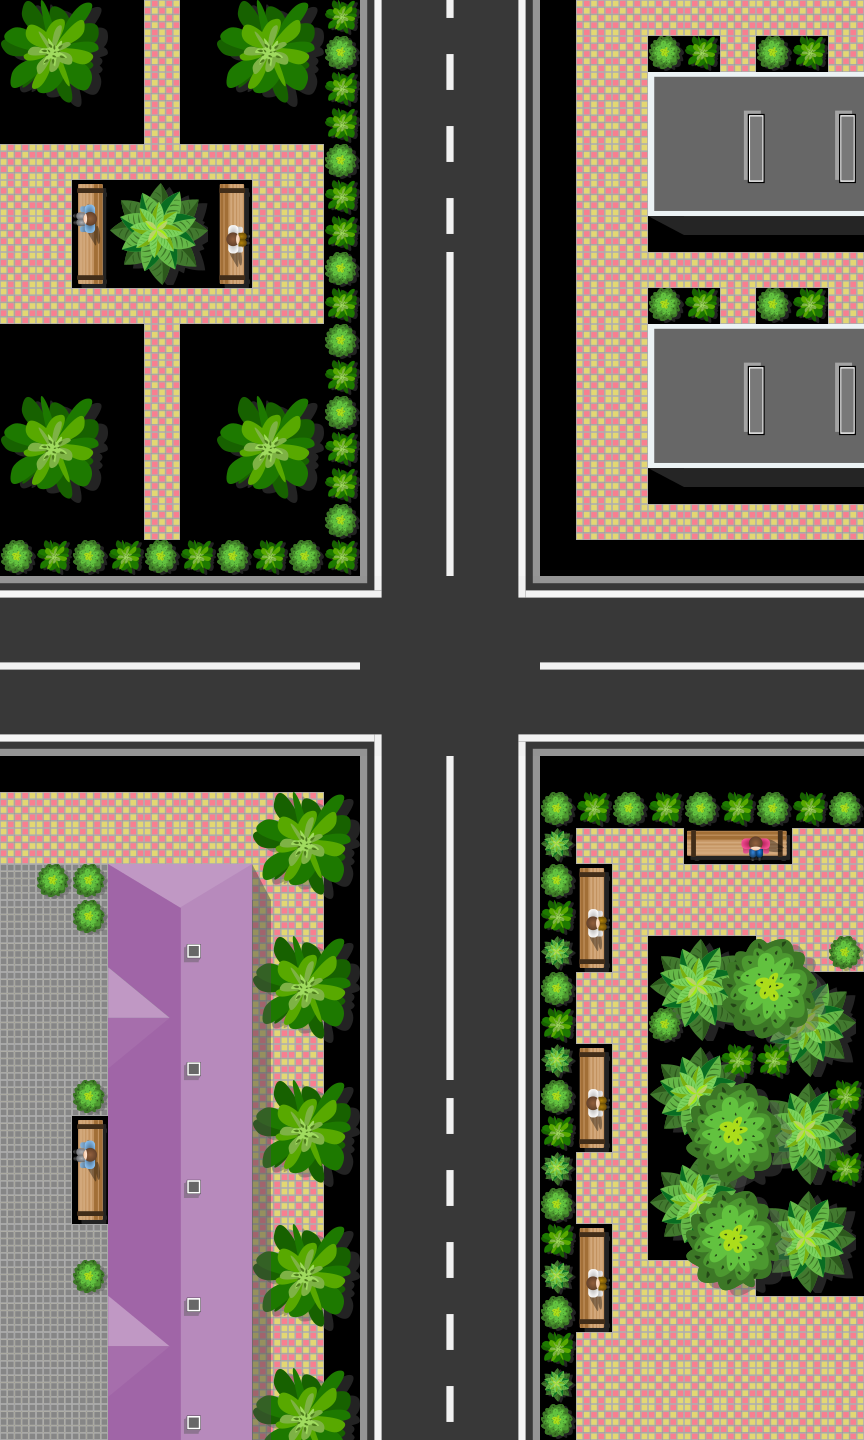

Rendered tile map (Tiled .tmx) drawn with the repository's tilesets; below, a short description and the map source with its tile grids summarised:
An orthogonal 24x40 tile map with 36x36 px tiles, 3 tile layers (Road Map, Tile Layer 2, Tile Layer 3) and 24 objects (2x 1, 2, 3, 4, 5, ...).

<map version="1.4" tiledversion="1.4.3" orientation="orthogonal" renderorder="right-down" width="24" height="40" tilewidth="36" tileheight="36" infinite="0" nextlayerid="7" nextobjectid="102">
 <tileset firstgid="1" name="new_tile_map" tilewidth="36" tileheight="36" tilecount="784" columns="28">
  <image source="../map_tileset/new_tile_map.png" width="1024" height="1024" />
 </tileset>
 <layer id="1" name="Road Map" width="24" height="40">
  <data>[960 cells, 791 non-empty, 63 distinct tile ids]</data>
 </layer>
 <layer id="5" name="Tile Layer 2" width="24" height="40">
  <data>[960 cells, 80 non-empty, 20 distinct tile ids]</data>
 </layer>
 <layer id="6" name="Tile Layer 3" width="24" height="40">
  <data>[960 cells, 80 non-empty, 66 distinct tile ids]</data>
 </layer>
 <objectgroup id="2" name="Follow Path 2" visible="0">
  <object id="2" name="1" x="487" y="835">
   <ellipse />
  </object>
  <object id="3" name="2" x="487" y="764">
   <ellipse />
  </object>
  <object id="93" name="3" x="488" y="705">
   <ellipse />
  </object>
  <object id="94" name="4" x="484" y="669">
   <ellipse />
  </object>
  <object id="95" name="5" x="481" y="637">
   <ellipse />
  </object>
  <object id="96" name="6" x="451" y="624">
   <ellipse />
  </object>
  <object id="97" name="7" x="397" y="622">
   <ellipse />
  </object>
  <object id="98" name="8" x="359" y="623">
   <ellipse />
  </object>
  <object id="99" name="9" x="2" y="628">
   <ellipse />
  </object>
 </objectgroup>
 <objectgroup id="3" name="Follow Path 1" visible="0">
  <object id="70" name="1" x="413" y="495">
   <ellipse />
  </object>
  <object id="71" x="418" y="622">
   <ellipse />
  </object>
  <object id="72" x="414" y="681">
   <ellipse />
  </object>
  <object id="74" x="445" y="704">
   <ellipse />
  </object>
  <object id="75" x="532.132" y="706.306">
   <ellipse />
  </object>
  <object id="77" x="891.291" y="700.3">
   <ellipse />
  </object>
  <object id="78" x="1087.09" y="625.826">
   <ellipse />
  </object>
 </objectgroup>
 <objectgroup id="4" name="road_signs">
  <object id="39" name="sign_1_1" x="523" y="778">
   <ellipse />
  </object>
  <object id="66" name="sign_1_2" x="524.645" y="821.794">
   <ellipse />
  </object>
  <object id="67" name="sign_2_1" x="330" y="595">
   <ellipse />
  </object>
  <object id="68" name="sign_2_2" x="334.212" y="539.937">
   <ellipse />
  </object>
  <object id="88" name="sign_3_1" x="339" y="783">
   <ellipse />
  </object>
  <object id="89" name="sign_3_2" x="295.24" y="783.61">
   <ellipse />
  </object>
  <object id="90" name="sign_4_1" x="523" y="596">
   <ellipse />
  </object>
  <object id="91" name="sign_4_2" x="578.399" y="591.778">
   <ellipse />
  </object>
 </objectgroup>
</map>
